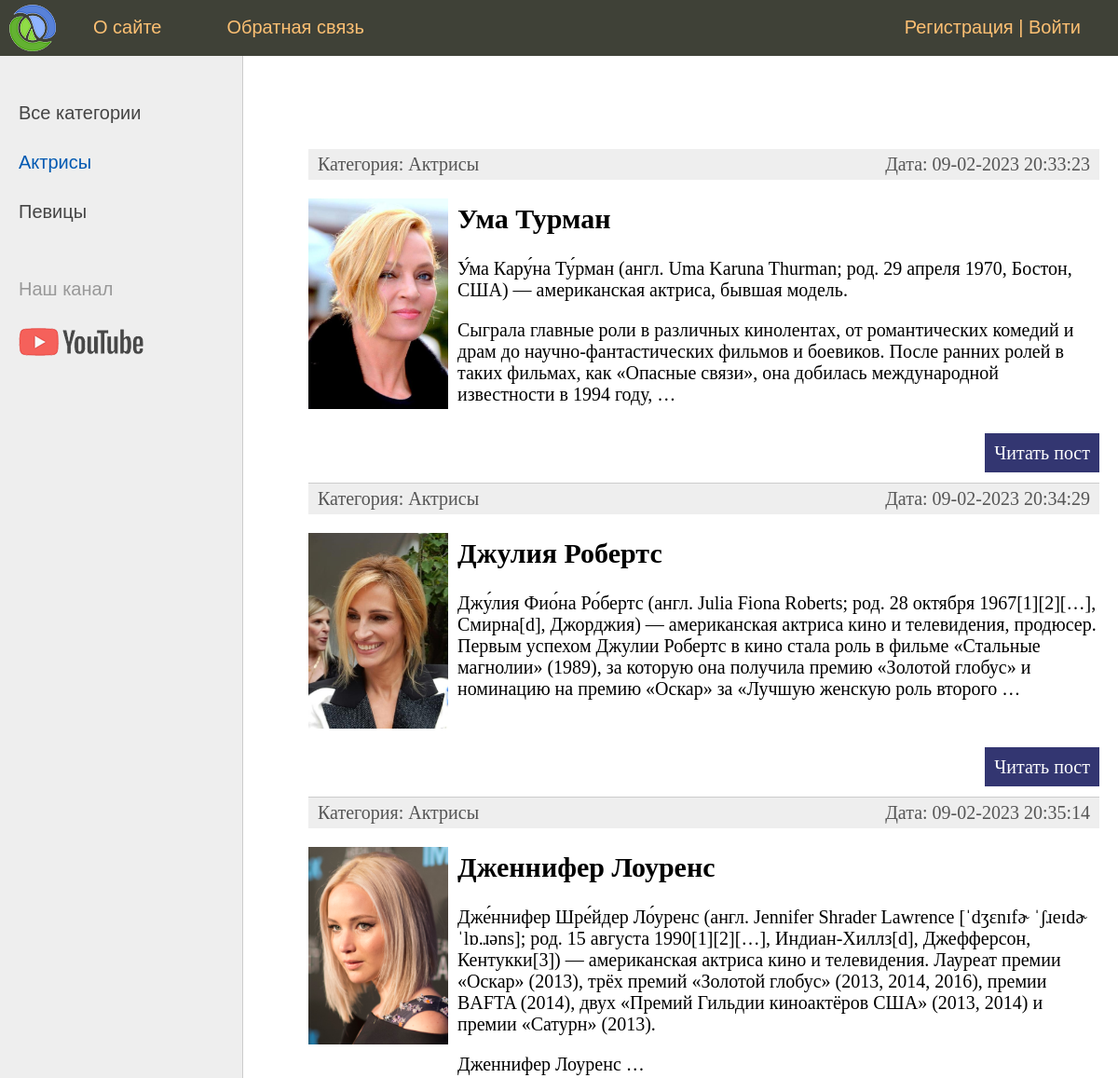
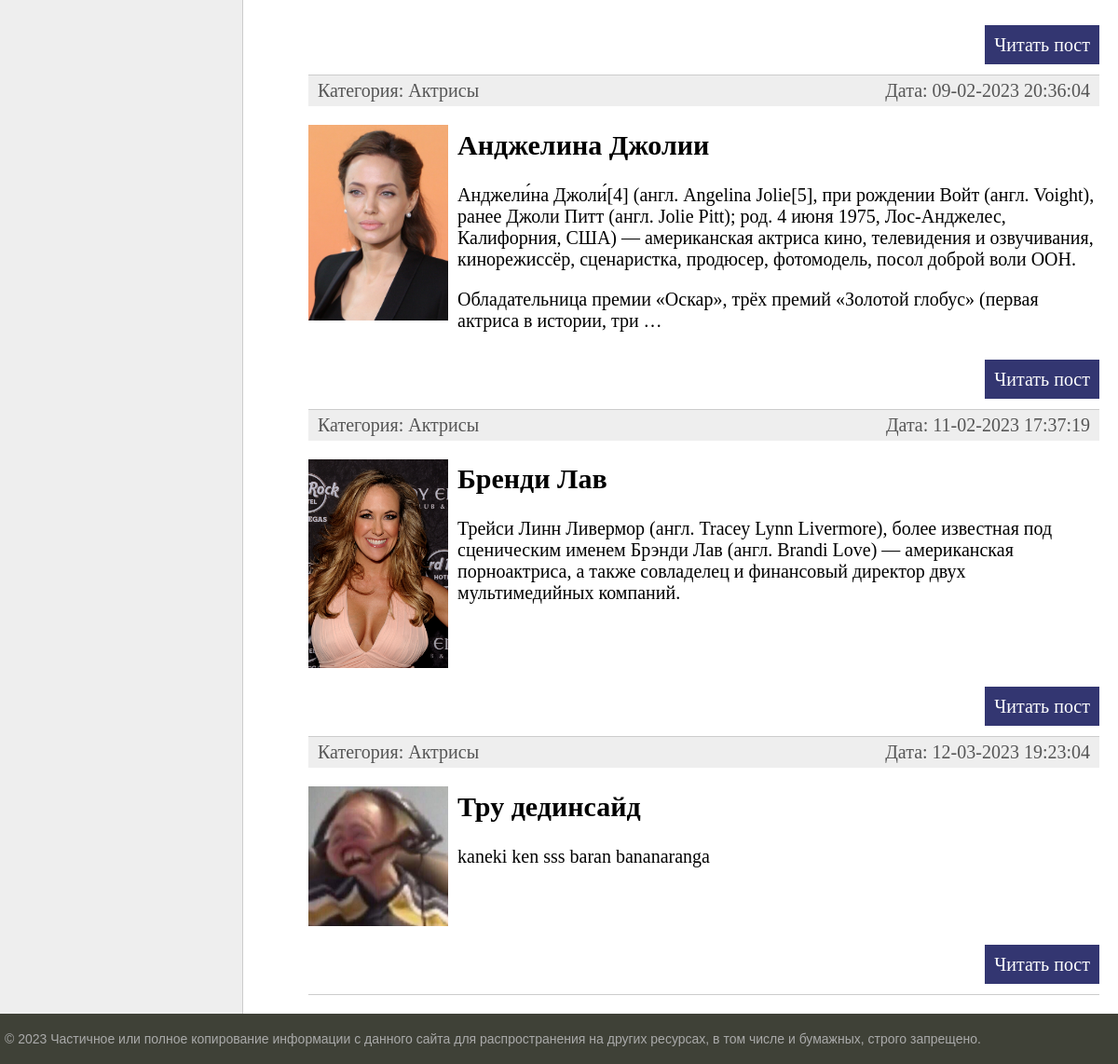
Screenshot of /category/aktrisy/ with the database file from the repository (2 pictures, top to bottom).
### main/models.py (models this page shows, shortened)
class Category(models.Model):
    name = models.CharField(
        max_length=100, db_index=True, verbose_name='Категория')
    slug = models.SlugField(max_length=255, unique=True,
                            db_index=True, verbose_name="URL")
    def __str__(self) -> str:
        return self.name
    def get_absolute_url(self):
        return reverse("category", kwargs={"cat_slug": self.slug})
    class Meta:
        verbose_name = 'Категория'
        verbose_name_plural = 'Категории'
        ordering = ['id']

class Main(models.Model):
    title = models.CharField(max_length=255, verbose_name='Заголовок')
    slug = models.SlugField(max_length=255, unique=True,
                            db_index=True, verbose_name="URL")
    content = models.TextField(blank=True, verbose_name='Текст статьи')
    photo = models.ImageField(
        upload_to="photos/%Y/%m/%d/", verbose_name='Фото')
    time_create = models.DateTimeField(
        auto_now_add=True, verbose_name='Время создания')
    time_update = models.DateTimeField(
        auto_now=True, verbose_name='Время изменения')
    is_published = models.BooleanField(default=True, verbose_name='Публикация')
    cat = models.ForeignKey(
        'Category', on_delete=models.PROTECT, verbose_name='Категория')
    def get_absolute_url(self):
        return reverse("post", kwargs={"post_slug": self.slug})
    class Meta:
        verbose_name = 'Главная страница'
        verbose_name_plural = 'Главная страница'
        ordering = ['id',]

### main/views.py (the view)
# urls.py: path('category/<slug:cat_slug>/', MainCategory.as_view(), name='category'),
class MainCategory(DataMixin, ListView):
    model = Main
    template_name = 'main/index.html'
    context_object_name = 'posts'
    allow_empty = False
    def get_queryset(self):
        return Main.objects.filter(cat__slug=self.kwargs['cat_slug'],
                                   is_published=True).select_related('cat')
    def get_context_data(self, *, object_list=None, **kwargs):
        context = super().get_context_data(**kwargs)
        c = Category.objects.get(slug=self.kwargs['cat_slug'])
        c_def = self.get_user_context(
            title='Категория - ' + str(c.name), cat_selected=c.pk)
        return dict(list(context.items()) + list(c_def.items()))

### main/utils.py (called while the page is built)
    def get_user_context(self, **kwargs):
        context = kwargs
        cats = cache.get('cats')
        if not cats:
            cats = Category.objects.annotate(Count('main'))
            cache.set('cats', cats, 60)
        user_menu = menu.copy()
        if not self.request.user.is_authenticated:  # type: ignore
            user_menu.pop(1)
        context['menu'] = user_menu
        context['cats'] = cats
        if 'cat_selected' not in context:
            context['cat_selected'] = 0
        return context

### main/templates/main/index.html (shortened to what this page needs)
{% extends 'main/base.html' %} {% block content %}
<ul class="list-articles">
  {% for p in posts %}
  <li>
    <div class="article-panel">
      <p class="first">Категория: {{p.cat}}</p>
      <p class="last">Дата: {{p.time_update|date:"d-m-Y H:i:s"}}</p>
    </div>
    {% if p.photo %}
    <p><img class="img-article-left thumb" src="{{p.photo.url}}" /></p>
    {% endif %}
    <h2>{{p.title}}</h2>
    {% autoescape on %} {{p.content|linebreaks|truncatewords:50}}
    {%endautoescape %}
    <p class="link-read-post">
      <a href="{{ p.get_absolute_url }}">Читать пост</a>
    </p>
  </li>
  {% endfor %}
</ul>
{% endblock %}

### main/templates/main/base.html (shortened to what this page needs)
{% load static %} {% load main_tags %}
<!DOCTYPE html>
<html>
  <head>
    {% block css %}
    <link
      type="text/css"
      href="{% static 'main/css/styles.css' %}"
      rel="stylesheet"
    />
    {% endblock %}
  </head>
  <body>
    <table class="table-page" border="0" cellpadding="0" cellspacing="0">
      <tr>
        <td valign="top">
          {% block mainmenu %}
          <div class="header">
            <ul id="mainmenu" class="mainmenu">
              <li class="logo">
                <a href="{% url 'home' %}"><div class="logo"></div></a>
              </li>
              {% for m in menu %}
              <li><a href="{% url m.url_name %}">{{m.title}}</a></li>
              {% endfor %}
              {% if request.user.is_authenticated %}
              <li class="last"> {{ user.username }} | <a href="{% url 'logout' %}">Выйти</a></li>
              {% else %}
              <li class="last">
                <a href="{% url 'register' %}">Регистрация</a> | <a href="{% url 'login' %}">Войти</a>
              </li>
              {% endif %}
            </ul>
          </div>
          {% endblock mainmenu %}
          <table
            class="table-content"
            border="0"
            cellpadding="0"
            cellspacing="0"
          >
            <tr>
              <td valign="top" class="left-chapters">
                <ul id="leftchapters">
                  {% if cat_selected == 0 %}
                  <li class="selected">Все категории</li>
                  {% else %}
                  <li><a href="{% url 'home' %}">Все категории</a></li>
                  {% endif %} {% for c in cats %} {% if c.main__count > 0 %}
                  {%if c.pk == cat_selected %}
                  <li class="selected">{{c.name}}</li>
                  {% else %}
                  <li><a href="{{ c.get_absolute_url }}">{{c.name}}</a></li>
                  {% endif %} {% endif %} {% endfor %}
                  <li class="share">
                    <p>Наш канал</p>
                    <a
                      class="share-yt"
                      href="https://www.youtube.com/channel/UClJzWfGWuGJL2t-3dYKcHTA/playlists"
                      target="_blank"
                      rel="nofollow"
                    ></a>
                  </li>
                </ul>
              </td>
              <td valign="top" class="content">
                <div class="content-text">
                  {% block content %} {% endblock %}
                </div>
              </td>
            </tr>
          </table>
        </td>
      </tr>
      <tr>
        <td valign="top">
          <div id="footer">
            <p>
              &copy; 2023 Частичное или полное копирование информации с данного
              сайта для распространения на других ресурсах, в том числе и
              бумажных, строго запрещено.
            </p>
          </div>
        </td>
      </tr>
    </table>
  </body>
</html>

### main/static/main/css/styles.css (style rules this page uses)
html, body { font-family: 'Arial'; margin: 0; padding: 0; height: 100%; width: 100%; color: #444; }
a { color: #0059b2; text-decoration: none; }
img { max-width: 600px; height: auto; }
img.img-article-left { max-width: 300px; height: auto; float: left; padding: 0 10px 10px 0; }
img.img-article-left.thumb { max-width: 150px; height: auto; }
p.link-read-post { text-align: right; }
p.link-read-post a { padding: 10px; min-width: 100px; background: #333671; color: #fff; text-decoration: none; }
div.article-panel { background: #eee; padding: 5px 10px 5px 10px; box-sizing: border-box; overflow: hidden; color: #555; }
div.article-panel p.first { margin: 0; float: left; }
div.article-panel p.last { margin: 0; float: right; }
ul.list-articles { list-style: none; margin: 0; padding: 0; }
ul.list-articles li { border-bottom: 1px solid #ccc; }
.table-page { width: 100%; height: 100%; vertical-align: top; }
.table-page tr { height: 100%; }
.header { background: #3F4137; height: 60px; }
.logo { background: url('../images/logo.png') no-repeat 10px 5px; width: 70px; height: 60px; }
ul.mainmenu { list-style: none; margin: 0; padding: 0; height: 60px; color: #fdc073; font-size: 20px; overflow: hidden; }
ul.mainmenu li { float: left; margin: 18px 40px 0 30px; }
ul.mainmenu li.logo { margin: 0; }
ul.mainmenu li.last { float: right; }
ul.mainmenu li a { color: #fdc073; text-decoration: none; }
.table-content { width: 100%; min-height: 100%; height: 100%; }
.left-chapters { margin: 0; background: #eee; border-right: 1px solid #ccc; min-height: 100%; }
.left-chapters ul { width: 230px; min-height: 100%; margin: 0; padding: 20px 10px 10px 20px; list-style: none; font-size: 20px; }
.left-chapters ul li { margin: 30px 0 0 0; color: #999; }
.left-chapters ul li.selected { color: #0059b2; }
.left-chapters ul li a { color: #444; text-decoration: none; }
.left-chapters ul li.share { margin: 60px 0 0 0; }
.left-chapters ul li.share p { margin: 30px 0 30px 0; }
.left-chapters ul li.share a { display: inline-block; width: 40px; height: 40px; margin: 0 20px 0 0; }
.left-chapters ul li.share a.share-yt { width: 100%; height: 30px; background: url('../images/share_yt.png') no-repeat 0 0 }
.content { padding: 40px 20px 20px 40px; width: 100%; box-sizing: border-box; }
.content-text { margin: 60px 0 0 30px; color: #000; font-size: 20px; font-family: Yandex Sans Display Light; }
#footer { box-sizing: border-box; background: #3F4137; padding: 5px; color: #aaa; font-size: 14px; font-family: Verdana, Geneva, Arial, Helvetica; text-align: left; overflow: hidden; }

### rows the page displays
Category: name "Актрисы"
Category: name "Певицы"
Main: cat "Актрисы", time_update "09-02-2023 20:33:23", photo (picture), title "Ума Турман", content "У́ма Кару́на Ту́рман (англ. Uma Karuna Thurman; род. 29 апреля 1970, Бостон, США) — американская актриса, бывшая модель. Сыграла главные роли в различных кинолентах, от романтических комедий и драм до научно-фантастических фильмов и боевиков. После ранних ролей в таких фильмах, как «Опасные связи», она добилась международной известности в 1994 году, …"
Main: cat "Актрисы", time_update "09-02-2023 20:34:29", photo (picture), title "Джулия Робертс", content "Джу́лия Фио́на Ро́бертс (англ. Julia Fiona Roberts; род. 28 октября 1967[1][2][…], Смирна[d], Джорджия) — американская актриса кино и телевидения, продюсер. Первым успехом Джулии Робертс в кино стала роль в фильме «Стальные магнолии» (1989), за которую она получила премию «Золотой глобус» и номинацию на премию «Оскар» за «Лучшую женскую роль второго …"
Main: cat "Актрисы", time_update "09-02-2023 20:35:14", photo (picture), title "Дженнифер Лоуренс", content "Дже́ннифер Шре́йдер Ло́уренс (англ. Jennifer Shrader Lawrence [ˈdʒɛnɪfɚ ˈʃɹeɪdɚ ˈlɒ.ɹəns]; род. 15 августа 1990[1][2][…], Индиан-Хиллз[d], Джефферсон, Кентукки[3]) — американская актриса кино и телевидения. Лауреат премии «Оскар» (2013), трёх премий «Золотой глобус» (2013, 2014, 2016), премии BAFTA (2014), двух «Премий Гильдии киноактёров США» (2013, 2014) и премии «Сатурн» (2013). Дженнифер Лоуренс …"
Main: cat "Актрисы", time_update "09-02-2023 20:36:04", photo (picture), title "Анджелина Джолии", content "Анджели́на Джоли́[4] (англ. Angelina Jolie[5], при рождении Войт (англ. Voight), ранее Джоли Питт (англ. Jolie Pitt); род. 4 июня 1975, Лос-Анджелес, Калифорния, США) — американская актриса кино, телевидения и озвучивания, кинорежиссёр, сценаристка, продюсер, фотомодель, посол доброй воли ООН. Обладательница премии «Оскар», трёх премий «Золотой глобус» (первая актриса в истории, три …"
Main: cat "Актрисы", time_update "11-02-2023 17:37:19", photo (picture), title "Бренди Лав", content "Трейси Линн Ливермор (англ. Tracey Lynn Livermore), более известная под сценическим именем Брэнди Лав (англ. Brandi Love) — американская порноактриса, а также совладелец и финансовый директор двух мультимедийных компаний."
Main: cat "Актрисы", time_update "12-03-2023 19:23:04", photo (picture), title "Тру дединсайд", content "kaneki ken sss baran bananaranga"

### other values shown
{{ m.title }} "О сайте" "Обратная связь"
